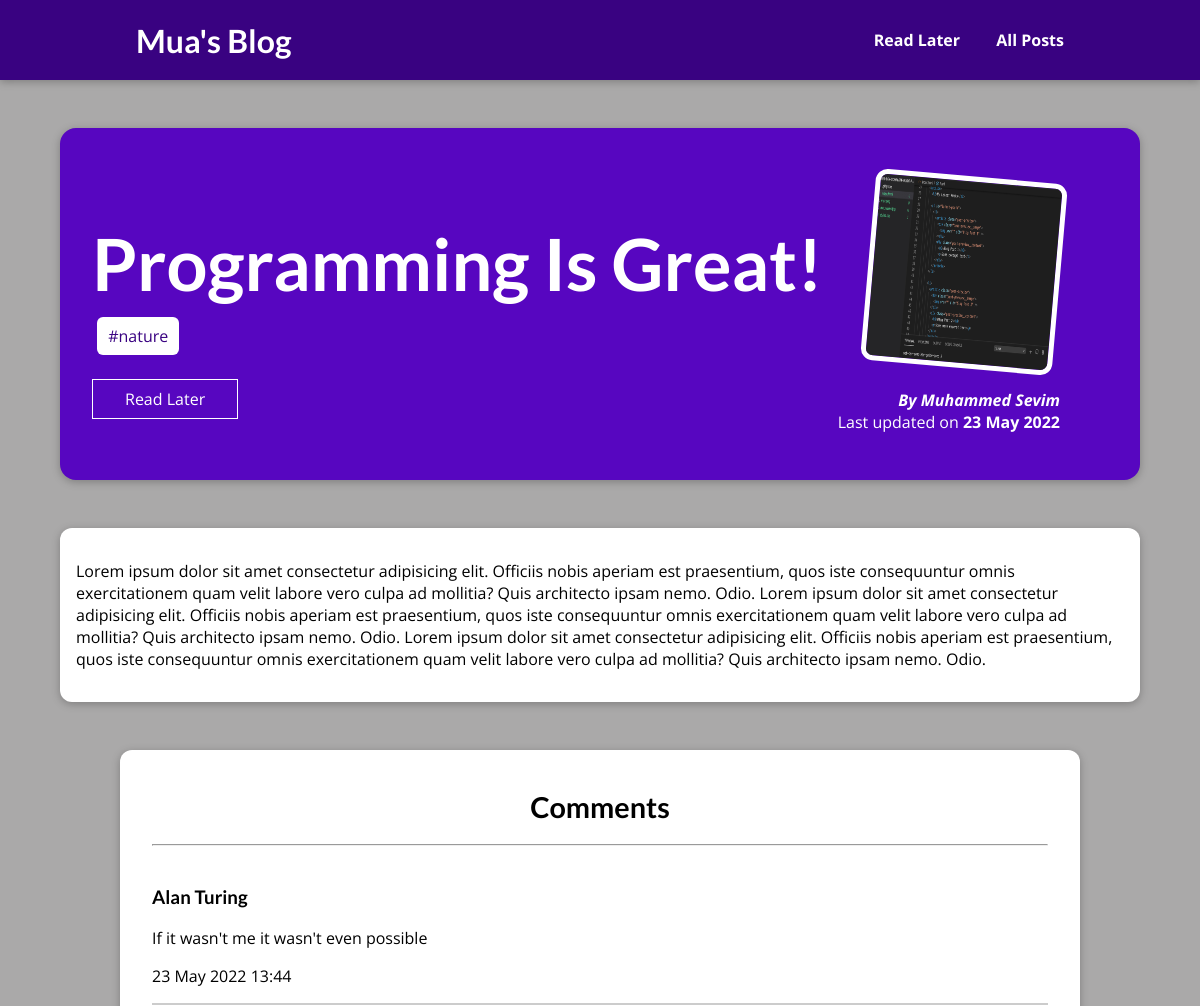
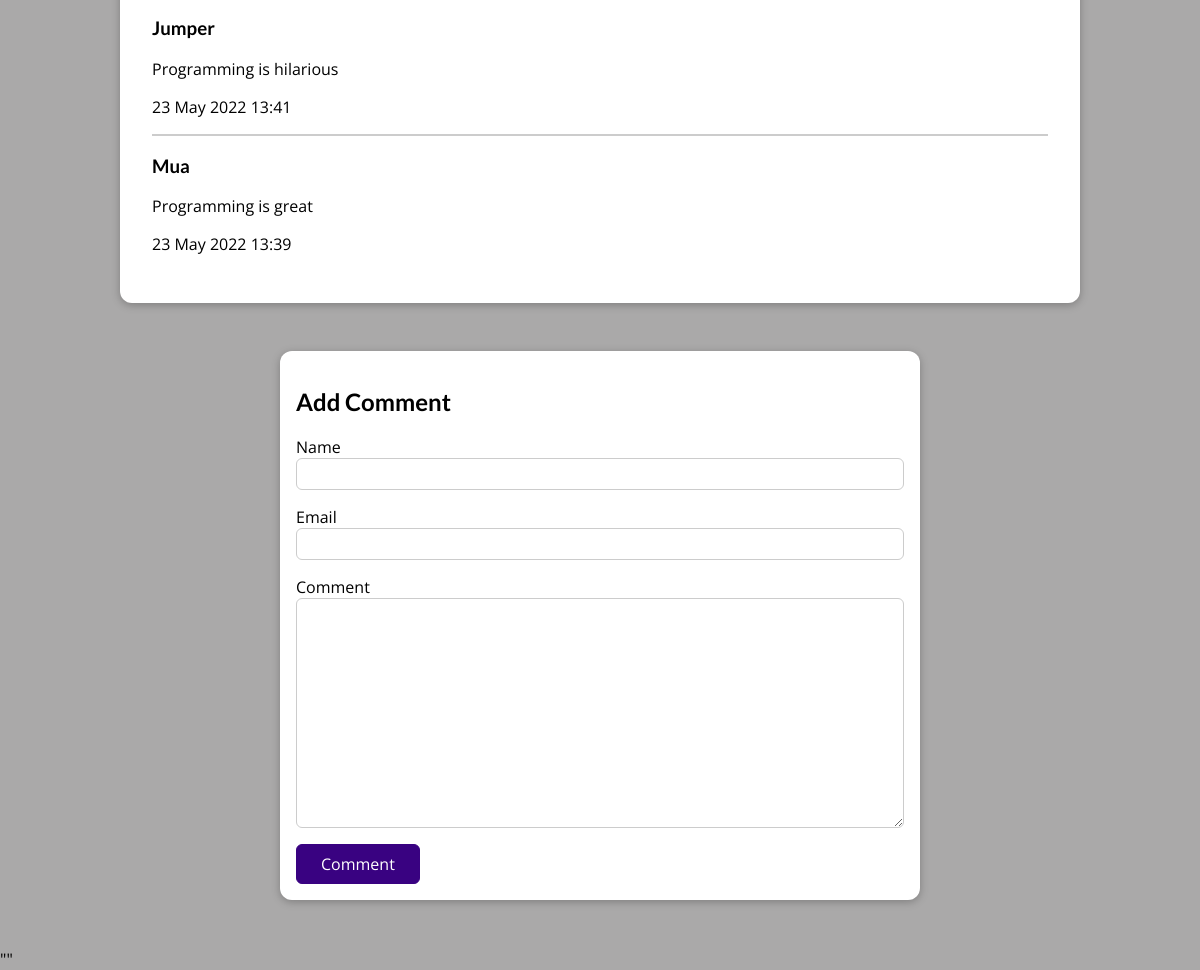
The page /posts/programming-is-great on the database its author committed (2 pictures, top to bottom).
### blog/models.py (models this page shows, shortened)
class Post(models.Model):
    title = models.CharField(max_length=150)
    excerpt = models.CharField(max_length=150)
    image = models.ImageField(upload_to="images/", null=True)
    date = models.DateTimeField(auto_now=True)
    slug = models.SlugField(unique=True)
    content = models.TextField(validators=[MinLengthValidator(20)])
    author = models.ForeignKey(Author, on_delete=models.SET_NULL, null=True)
    tag = models.ManyToManyField(Tag, related_name="post")

class Tag(models.Model):
    name = models.CharField(max_length=10)
    def __str__(self):
        return f'{self.name}'

class Author(models.Model):
    first_name = models.CharField(max_length=50)
    last_name = models.CharField(max_length=50)
    email = models.EmailField()
    def full_name(self):
        return f'{self.first_name} {self.last_name}'
    def __str__(self):
        return self.full_name()

class Comment(models.Model):
    user_name = models.CharField(max_length=120)
    email = models.EmailField()
    text = models.TextField(
        validators=[MinLengthValidator(10), MaxLengthValidator(500)])
    date = models.DateTimeField(auto_now=True)
    post = models.ForeignKey(
        Post, on_delete=models.CASCADE, related_name="comments")

### blog/views.py (the view, shortened to what this page needs)
# urls.py: path('posts/<slug:slug>', views.DetailPostView.as_view(), name='post-detail-page')
class DetailPostView(View):
    def is_stored_post(self, request, post_id):
        stored_posts = request.session.get("stored_posts")
        if stored_posts is not None:
            is_saved_for_later = post_id in stored_posts
        else:
            is_saved_for_later = False
        return is_saved_for_later
    def get(self, request, slug):
        post = Post.objects.get(slug=slug)
        context = {
            "post": post,
            "tags": post.tag.all(),
            "form": CommentForm(),
            "comments": post.comments.all().order_by("-date"),
            "saved_for_later": self.is_stored_post(request, post.id)
        }
        return render(request, 'blog/post-detail.html', context)

### blog/forms.py
class CommentForm(forms.ModelForm):
    class Meta:
        model = Comment
        exclude = ["post", "date"]
        labels = {
            "user_name": "Name",
            "email": "Email",
            "text": "Comment"
        }

### blog/templates/blog/post-detail.html (shortened to what this page needs)
{% extends 'base.html' %}
{% load static %}
{% block links %}
    <link rel="stylesheet" href="{% static 'blog/post-detail.css' %}">
{% endblock %}
{% block content %}
<section id="summary">
    <h2>{{ post.title }}</h2>
    <div>
        {% for tag in tags %}<span class="tag">#{{ tag }}</span>{% endfor %}
    </div>
    <div id="read-later">
        <form method="POST" action="{% url 'read-later' %}">
            {% if saved_for_later %}
                <button>Remove From "Read Later"</button>
            {% else %}
                <button>Read Later</button>
            {% endif %}
        </form>
    </div>
    <article>
        <img src="{{ post.image.url }}" alt="Post Title">
        <address>By <a href="mailto:{{ post.author.email }}">{{ post.author }}</a></address>
        <div>
            Last updated on <time>{{ post.date|date:"d M Y" }}</time>
        </div>
    </article>
</section>
<main>
    {{ post.content | linebreaks }}
</main>
<section id="comments">
    <h1>Comments</h1>
    <hr class="header-hr">
    {% if comments %}
        <ul>
            {% for comment in comments %}
                <li>
                    <h3>{{ comment.user_name }}</h3>
                    <p>
                        {{ comment.text | linebreaks }}
                    </p>
                    <time>{{ comment.date | date:"d M Y" }} {{ comment.date | time:"G:i" }} </time>
                </li>
            {% endfor %}
        </ul>
    {% else %}
        <h3>No comment</h3>
    {% endif %}
</section>
<div id="comment-form">
    <h2>Add Comment</h2>
    <form method="POST" action="{% url 'post-detail-page' post.slug %}">
        {% for form_field in form %}
            <div class="form-control {% if form_field.errors %}invalid{% endif %}">
                {{ form_field.label }}
                {{ form_field }}
            </div>
        {% endfor %}
        <button>Comment</button>
    </form>
</div>
{% endblock %}

### templates/base.html (shortened to what this page needs)
{% load static %}
<!DOCTYPE html>
<html lang="en">
    <head>
        <link rel="stylesheet" href="{% static 'app.css' %}">
        {% block links %}{% endblock  %}
    </head>
    <body>
        <header id='main-navigation'>
            <h1>
                <a href="{% url 'home-page' %}">Mua's Blog</a>
            </h1>
            <nav>
                <a href="{% url 'read-later' %}">Read Later</a>
                <a href="{% url 'posts-page' %}">All Posts</a>
            </nav>
        </header>
        {% block content  %}{% endblock  %}
    </body>
</html>

### static/app.css (style rules this page uses)
* { box-sizing: border-box; }
html { font-family: 'Open Sans', 'Lato', sans-serif; }
body { margin: 0; background-color: rgb(170, 169, 169) !important; }
h1, h2, h3 { font-family: 'Lato', sans-serif; font-weight: bold; }
#main-navigation { width: 100%; height: 5rem; display: flex; justify-content: space-between; align-items: center; padding: 0 10%; position: absolute; top: 0; left: 0; }
#main-navigation a { text-decoration: none; color: white; font-weight: bold; margin: 1rem; }

### blog/static/blog/post-detail.css (style rules this page uses)
body { background-color: #e7e7e7; }
#main-navigation { background-color: #390281; box-shadow: 0 2px 8px rgba(0, 0, 0, 0.25); }
#summary { margin: 8rem auto 3rem auto; padding: 2rem; width: 90%; max-width: 90rem; border-radius: 16px; background-color: #5706c0; position: relative; box-shadow: 0 2px 8px rgba(0, 0, 0, 0.25); height: 22rem; }
#summary h2 { color: white; font-size: 4.5rem; margin-bottom: 1.2rem; }
#summary article { position: absolute; top: 2rem; right: 3rem; padding: 1rem 2rem; border-radius: 12px; text-align: right; color: white; }
#summary article img { width: 12rem; height: 12rem; border-radius: 12px; transform: rotateZ(5deg); border: 5px solid white; margin-bottom: 1rem; }
#summary address { font-weight: bold; }
#summary a { color: white; text-decoration: none; }
#summary time { font-weight: bold; }
#read-later { margin: 2rem 0; }
#read-later button { background-color: transparent; border: 1px solid white; padding: 0.5rem 2rem; font: inherit; color: white; cursor: pointer; }
main { width: 90%; max-width: 90rem; margin: 3rem auto; background-color: white; padding: 1rem; border-radius: 12px; box-shadow: 0 2px 8px rgba(0, 0, 0, 0.25); }
.tag { background-color: white; color: #390281; margin: 0px 5px; padding: 0.5rem 0.7rem; border-radius: 6px; }
#comment-form { margin: 3rem auto; width: 90%; max-width: 40rem; border-radius: 12px; background-color: white; box-shadow: 0 2px 8px rgba(0, 0, 0, 0.25); padding: 1rem; }
#comment-form button { font: inherit; background-color: #390281; color: white; border: 1px solid #390281; padding: 0.5rem 1.5rem; border-radius: 6px; cursor: pointer; }
.form-control { margin-bottom: 1rem; }
.form-control input, .form-control textarea { display: block; width: 100%; font: inherit; padding: 0.25rem; border-radius: 6px; border: 1px solid #ccc; }
#comments { margin: 3rem auto; width: 90%; max-width: 60rem; border-radius: 12px; background-color: white; box-shadow: 0 2px 8px rgba(0, 0, 0, 0.25); padding: 1rem 2rem; }
#comments ul { list-style: none; margin: 0; padding: 0; }
#comments li { margin: 1rem 0rem; padding-bottom: 1rem; border-bottom: 2px solid #ccc; }
#comments li:last-of-type { border-bottom: none; }
#comments h1 { text-align: center; font-size: 180%; margin-bottom: 20px; }
.header-hr { margin-bottom: 40px; }

### rows shown on the page
Post: title "Programming Is Great!", image (picture), author "Muhammed Sevim", date "23 May 2022", content "Lorem ipsum dolor sit amet consectetur adipisicing elit. Officiis nobis aperiam est praesentium, quos iste consequuntur omnis exercitationem quam velit labore vero culpa ad mollitia? Quis architecto ipsam nemo. Odio. Lorem ipsum dolor sit amet consectetur adipisicing elit. Officiis nobis aperiam est praesentium, quos iste consequuntur omnis exercitationem quam velit labore vero culpa ad mollitia? Quis architecto ipsam nemo. Odio. Lorem ipsum dolor sit amet consectetur adipisicing elit. Officiis nobis aperiam est praesentium, quos iste consequuntur omnis exercitationem quam velit labore vero culpa ad mollitia? Quis architecto ipsam nemo. Odio."
Tag: name "nature"
Comment: user_name "Alan Turing", text "If it wasn't me it wasn't even possible", date "23 May 2022", date "13:44"
Comment: user_name "Jumper", text "Programming is hilarious", date "23 May 2022", date "13:41"
Comment: user_name "Mua", text "Programming is great", date "23 May 2022", date "13:39"
